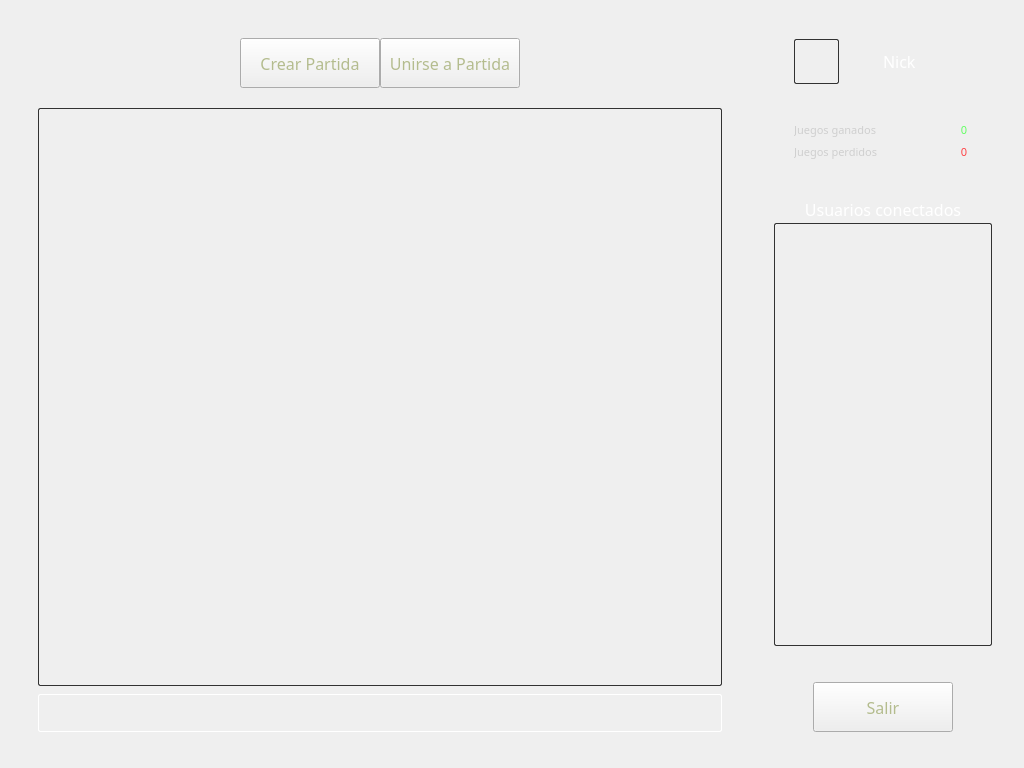
<?xml version="1.0" encoding="UTF-8"?>
<ui version="4.0">
 <class>FormChat</class>
 <widget class="QWidget" name="FormChat">
  <property name="enabled">
   <bool>true</bool>
  </property>
  <property name="geometry">
   <rect>
    <x>0</x>
    <y>0</y>
    <width>1024</width>
    <height>768</height>
   </rect>
  </property>
  <property name="windowTitle">
   <string>Form</string>
  </property>
  <property name="styleSheet">
   <string notr="true">QLineEdit{	
	padding: 0px 8px;
	color: rgb(255, 255, 255);
	selection-background-color: rgba(180, 190, 140, 40);
}

QTextEdit{	
	padding: 4px 2px 0px 8px;
	color: rgb(255, 255, 255);
	selection-background-color: rgba(180, 190, 140, 40);
}

QListView{	
	padding: 8px 8px;
	color: rgb(255, 255, 255);
}
QWidget:disabled{
	color: rgb(120, 120,120);
}
QPushButton:disabled{
	border-image: url(:/stylesheet/button_disabled.png);
}
/*PushButton*/
QPushButton{
	color: rgb(180, 188, 142);
	border-image: url(:/stylesheet/button.png);
}
QPushButton:hover, QPushButton:focus{	
	color: rgb(255, 255, 255);	
	border-image: url(:/stylesheet/button_hover.png);
}
QPushButton:pressed{
	padding-top: 2px;
	border-image: url(:/stylesheet/button_pressed.png);
}
QLabel{
	color: rgb(255, 255, 255);
}

#_te_chat, #_lv_users, #_l_avatar{
	border: 1px solid rgb(50, 50, 50);
	border-radius: 2px;
	background-color: rgba(255, 255, 255, 5);
}


#_le_message{
	border: 1px solid white;
	border-radius: 2px;
	background-color: rgba(255, 255, 255, 5);
}

QScrollBar:vertical {
    border: 1px solid grey;
	background-color: rgba(0, 0, 0, 100);
    width: 20px;
    margin: 22px 0 22px 0;
  }
QScrollBar::handle:vertical {
	border: 1px solid grey;
    min-height: 20px;
	background-color:  rgba(0, 0, 0, 200);
  }

QScrollBar::add-line:vertical {
	border: 1px solid grey;
	background-color: transparent;
	height: 20px;
	subcontrol-position: bottom;
	subcontrol-origin: margin;
	bottom:2px;
  }

QScrollBar::sub-line:vertical {
	border: 1px solid grey;
	background-color: rgba(0, 0, 0, 100);
	height: 20px;
	subcontrol-position: top;
	subcontrol-origin: margin;
  }

QScrollBar::down-arrow:vertical {
	width: 15px;
	height: 15px;
	image: url(:/stylesheet/down_arrow.png);	
  }

QScrollBar::up-arrow:vertical{
	width: 15px;
	height: 15px;
	image: url(:/stylesheet/up_arrow.png);	
  }

QScrollBar::add-page:vertical, QScrollBar::sub-page:vertical {
      background: none;
  }</string>
  </property>
  <widget class="QLabel" name="label">
   <property name="geometry">
    <rect>
     <x>0</x>
     <y>0</y>
     <width>1024</width>
     <height>768</height>
    </rect>
   </property>
   <property name="minimumSize">
    <size>
     <width>1024</width>
     <height>768</height>
    </size>
   </property>
   <property name="text">
    <string/>
   </property>
   <property name="pixmap">
    <pixmap resource="../resources/resources.qrc">:/stylesheet/frame_chat.png</pixmap>
   </property>
  </widget>
  <widget class="QWidget" name="_w_widget_2" native="true">
   <property name="geometry">
    <rect>
     <x>754</x>
     <y>0</y>
     <width>260</width>
     <height>748</height>
    </rect>
   </property>
   <property name="minimumSize">
    <size>
     <width>260</width>
     <height>748</height>
    </size>
   </property>
   <property name="maximumSize">
    <size>
     <width>260</width>
     <height>748</height>
    </size>
   </property>
   <layout class="QVBoxLayout" name="verticalLayout_3">
    <property name="spacing">
     <number>2</number>
    </property>
    <property name="leftMargin">
     <number>20</number>
    </property>
    <property name="topMargin">
     <number>39</number>
    </property>
    <property name="rightMargin">
     <number>22</number>
    </property>
    <property name="bottomMargin">
     <number>16</number>
    </property>
    <item>
     <layout class="QHBoxLayout" name="horizontalLayout_4">
      <property name="spacing">
       <number>4</number>
      </property>
      <item>
       <spacer name="horizontalSpacer">
        <property name="orientation">
         <enum>Qt::Horizontal</enum>
        </property>
        <property name="sizeType">
         <enum>QSizePolicy::Maximum</enum>
        </property>
        <property name="sizeHint" stdset="0">
         <size>
          <width>20</width>
          <height>20</height>
         </size>
        </property>
       </spacer>
      </item>
      <item>
       <widget class="QLabel" name="_l_avatar">
        <property name="minimumSize">
         <size>
          <width>45</width>
          <height>45</height>
         </size>
        </property>
        <property name="maximumSize">
         <size>
          <width>45</width>
          <height>45</height>
         </size>
        </property>
        <property name="font">
         <font>
          <family>Constantia</family>
          <pointsize>11</pointsize>
          <weight>75</weight>
          <bold>true</bold>
         </font>
        </property>
        <property name="text">
         <string/>
        </property>
        <property name="scaledContents">
         <bool>true</bool>
        </property>
        <property name="alignment">
         <set>Qt::AlignCenter</set>
        </property>
       </widget>
      </item>
      <item>
       <layout class="QVBoxLayout" name="verticalLayout_2">
        <property name="spacing">
         <number>0</number>
        </property>
        <item>
         <layout class="QHBoxLayout" name="horizontalLayout_2">
          <property name="spacing">
           <number>6</number>
          </property>
          <item>
           <widget class="QLabel" name="_l_rank">
            <property name="minimumSize">
             <size>
              <width>30</width>
              <height>35</height>
             </size>
            </property>
            <property name="maximumSize">
             <size>
              <width>30</width>
              <height>35</height>
             </size>
            </property>
            <property name="text">
             <string/>
            </property>
            <property name="pixmap">
             <pixmap>:/ranks/rank_1.png</pixmap>
            </property>
           </widget>
          </item>
          <item>
           <spacer name="horizontalSpacer_12">
            <property name="orientation">
             <enum>Qt::Horizontal</enum>
            </property>
            <property name="sizeType">
             <enum>QSizePolicy::Maximum</enum>
            </property>
            <property name="sizeHint" stdset="0">
             <size>
              <width>4</width>
              <height>20</height>
             </size>
            </property>
           </spacer>
          </item>
          <item>
           <widget class="QLabel" name="_l_nick">
            <property name="minimumSize">
             <size>
              <width>60</width>
              <height>24</height>
             </size>
            </property>
            <property name="maximumSize">
             <size>
              <width>16777215</width>
              <height>24</height>
             </size>
            </property>
            <property name="font">
             <font>
              <family>Revue BT</family>
              <pointsize>12</pointsize>
             </font>
            </property>
            <property name="text">
             <string>Nick</string>
            </property>
           </widget>
          </item>
         </layout>
        </item>
       </layout>
      </item>
     </layout>
    </item>
    <item>
     <widget class="QLabel" name="label_2">
      <property name="minimumSize">
       <size>
        <width>0</width>
        <height>32</height>
       </size>
      </property>
      <property name="maximumSize">
       <size>
        <width>16777215</width>
        <height>32</height>
       </size>
      </property>
      <property name="text">
       <string/>
      </property>
      <property name="pixmap">
       <pixmap resource="../resources/resources.qrc">:/menu/menu_middle_2.png</pixmap>
      </property>
      <property name="scaledContents">
       <bool>true</bool>
      </property>
     </widget>
    </item>
    <item>
     <layout class="QHBoxLayout" name="horizontalLayout_3">
      <item>
       <spacer name="horizontalSpacer_2">
        <property name="orientation">
         <enum>Qt::Horizontal</enum>
        </property>
        <property name="sizeType">
         <enum>QSizePolicy::Maximum</enum>
        </property>
        <property name="sizeHint" stdset="0">
         <size>
          <width>20</width>
          <height>20</height>
         </size>
        </property>
       </spacer>
      </item>
      <item>
       <widget class="QLabel" name="_l_game_wins">
        <property name="minimumSize">
         <size>
          <width>140</width>
          <height>15</height>
         </size>
        </property>
        <property name="maximumSize">
         <size>
          <width>16777215</width>
          <height>15</height>
         </size>
        </property>
        <property name="font">
         <font>
          <family>Revue BT</family>
          <pointsize>8</pointsize>
         </font>
        </property>
        <property name="styleSheet">
         <string notr="true">color: rgb(207, 207, 207);</string>
        </property>
        <property name="text">
         <string>Juegos ganados</string>
        </property>
       </widget>
      </item>
      <item>
       <widget class="QLabel" name="_l_wins">
        <property name="minimumSize">
         <size>
          <width>0</width>
          <height>15</height>
         </size>
        </property>
        <property name="maximumSize">
         <size>
          <width>16777215</width>
          <height>15</height>
         </size>
        </property>
        <property name="font">
         <font>
          <family>Revue BT</family>
          <pointsize>8</pointsize>
         </font>
        </property>
        <property name="styleSheet">
         <string notr="true">color: rgb(97, 255, 97);</string>
        </property>
        <property name="text">
         <string>0</string>
        </property>
        <property name="alignment">
         <set>Qt::AlignCenter</set>
        </property>
       </widget>
      </item>
     </layout>
    </item>
    <item>
     <layout class="QHBoxLayout" name="horizontalLayout_5">
      <item>
       <spacer name="horizontalSpacer_3">
        <property name="orientation">
         <enum>Qt::Horizontal</enum>
        </property>
        <property name="sizeType">
         <enum>QSizePolicy::Maximum</enum>
        </property>
        <property name="sizeHint" stdset="0">
         <size>
          <width>20</width>
          <height>20</height>
         </size>
        </property>
       </spacer>
      </item>
      <item>
       <widget class="QLabel" name="_l_game_losses">
        <property name="minimumSize">
         <size>
          <width>140</width>
          <height>15</height>
         </size>
        </property>
        <property name="maximumSize">
         <size>
          <width>140</width>
          <height>15</height>
         </size>
        </property>
        <property name="font">
         <font>
          <family>Revue BT</family>
          <pointsize>8</pointsize>
         </font>
        </property>
        <property name="styleSheet">
         <string notr="true">color: rgb(207, 207, 207);</string>
        </property>
        <property name="text">
         <string>Juegos perdidos</string>
        </property>
       </widget>
      </item>
      <item>
       <widget class="QLabel" name="_l_losses">
        <property name="minimumSize">
         <size>
          <width>0</width>
          <height>15</height>
         </size>
        </property>
        <property name="maximumSize">
         <size>
          <width>16777215</width>
          <height>15</height>
         </size>
        </property>
        <property name="font">
         <font>
          <family>Revue BT</family>
          <pointsize>8</pointsize>
         </font>
        </property>
        <property name="styleSheet">
         <string notr="true">color: rgb(255, 65, 68);</string>
        </property>
        <property name="text">
         <string>0</string>
        </property>
        <property name="alignment">
         <set>Qt::AlignCenter</set>
        </property>
       </widget>
      </item>
     </layout>
    </item>
    <item>
     <widget class="QLabel" name="label_6">
      <property name="minimumSize">
       <size>
        <width>0</width>
        <height>32</height>
       </size>
      </property>
      <property name="maximumSize">
       <size>
        <width>16777215</width>
        <height>32</height>
       </size>
      </property>
      <property name="text">
       <string/>
      </property>
      <property name="pixmap">
       <pixmap resource="../resources/resources.qrc">:/menu/menu_middle.png</pixmap>
      </property>
      <property name="scaledContents">
       <bool>true</bool>
      </property>
     </widget>
    </item>
    <item>
     <widget class="QLabel" name="_l_users_connected">
      <property name="minimumSize">
       <size>
        <width>140</width>
        <height>0</height>
       </size>
      </property>
      <property name="font">
       <font>
        <family>Revue BT</family>
        <pointsize>12</pointsize>
       </font>
      </property>
      <property name="text">
       <string>Usuarios conectados</string>
      </property>
      <property name="alignment">
       <set>Qt::AlignCenter</set>
      </property>
     </widget>
    </item>
    <item>
     <widget class="QListView" name="_lv_users">
      <property name="minimumSize">
       <size>
        <width>0</width>
        <height>384</height>
       </size>
      </property>
      <property name="selectionMode">
       <enum>QAbstractItemView::NoSelection</enum>
      </property>
     </widget>
    </item>
    <item>
     <widget class="QLabel" name="label_7">
      <property name="minimumSize">
       <size>
        <width>0</width>
        <height>32</height>
       </size>
      </property>
      <property name="maximumSize">
       <size>
        <width>16777215</width>
        <height>32</height>
       </size>
      </property>
      <property name="text">
       <string/>
      </property>
      <property name="pixmap">
       <pixmap resource="../resources/resources.qrc">:/menu/menu_middle.png</pixmap>
      </property>
      <property name="scaledContents">
       <bool>true</bool>
      </property>
     </widget>
    </item>
    <item>
     <layout class="QHBoxLayout" name="horizontalLayout_7">
      <item>
       <spacer name="horizontalSpacer_5">
        <property name="orientation">
         <enum>Qt::Horizontal</enum>
        </property>
        <property name="sizeHint" stdset="0">
         <size>
          <width>40</width>
          <height>20</height>
         </size>
        </property>
       </spacer>
      </item>
      <item>
       <widget class="QPushButton" name="_pb_exit">
        <property name="minimumSize">
         <size>
          <width>140</width>
          <height>50</height>
         </size>
        </property>
        <property name="font">
         <font>
          <family>Revue BT</family>
          <pointsize>12</pointsize>
         </font>
        </property>
        <property name="text">
         <string>Salir</string>
        </property>
        <property name="shortcut">
         <string>Esc</string>
        </property>
       </widget>
      </item>
      <item>
       <spacer name="horizontalSpacer_4">
        <property name="orientation">
         <enum>Qt::Horizontal</enum>
        </property>
        <property name="sizeHint" stdset="0">
         <size>
          <width>40</width>
          <height>20</height>
         </size>
        </property>
       </spacer>
      </item>
     </layout>
    </item>
   </layout>
  </widget>
  <widget class="QWidget" name="_w_widget_1" native="true">
   <property name="geometry">
    <rect>
     <x>20</x>
     <y>0</y>
     <width>726</width>
     <height>748</height>
    </rect>
   </property>
   <property name="minimumSize">
    <size>
     <width>726</width>
     <height>748</height>
    </size>
   </property>
   <property name="maximumSize">
    <size>
     <width>726</width>
     <height>748</height>
    </size>
   </property>
   <layout class="QVBoxLayout" name="verticalLayout_4">
    <property name="spacing">
     <number>0</number>
    </property>
    <property name="leftMargin">
     <number>18</number>
    </property>
    <property name="topMargin">
     <number>38</number>
    </property>
    <property name="rightMargin">
     <number>24</number>
    </property>
    <property name="bottomMargin">
     <number>16</number>
    </property>
    <item>
     <layout class="QHBoxLayout" name="horizontalLayout_9">
      <item>
       <spacer name="horizontalSpacer_8">
        <property name="orientation">
         <enum>Qt::Horizontal</enum>
        </property>
        <property name="sizeHint" stdset="0">
         <size>
          <width>40</width>
          <height>20</height>
         </size>
        </property>
       </spacer>
      </item>
      <item>
       <widget class="QPushButton" name="_pb_create_game">
        <property name="minimumSize">
         <size>
          <width>140</width>
          <height>50</height>
         </size>
        </property>
        <property name="font">
         <font>
          <family>Revue BT</family>
          <pointsize>12</pointsize>
         </font>
        </property>
        <property name="text">
         <string>Crear Partida</string>
        </property>
        <property name="shortcut">
         <string>Alt+C</string>
        </property>
       </widget>
      </item>
      <item>
       <widget class="QPushButton" name="_pb_join_game">
        <property name="minimumSize">
         <size>
          <width>140</width>
          <height>50</height>
         </size>
        </property>
        <property name="font">
         <font>
          <family>Revue BT</family>
          <pointsize>12</pointsize>
         </font>
        </property>
        <property name="text">
         <string>Unirse a Partida</string>
        </property>
        <property name="shortcut">
         <string>Alt+U</string>
        </property>
       </widget>
      </item>
      <item>
       <spacer name="horizontalSpacer_9">
        <property name="orientation">
         <enum>Qt::Horizontal</enum>
        </property>
        <property name="sizeHint" stdset="0">
         <size>
          <width>40</width>
          <height>20</height>
         </size>
        </property>
       </spacer>
      </item>
     </layout>
    </item>
    <item>
     <layout class="QHBoxLayout" name="horizontalLayout_8">
      <property name="spacing">
       <number>0</number>
      </property>
      <item>
       <spacer name="horizontalSpacer_6">
        <property name="orientation">
         <enum>Qt::Horizontal</enum>
        </property>
        <property name="sizeHint" stdset="0">
         <size>
          <width>40</width>
          <height>20</height>
         </size>
        </property>
       </spacer>
      </item>
      <item>
       <widget class="QLabel" name="label_8">
        <property name="text">
         <string/>
        </property>
        <property name="pixmap">
         <pixmap resource="../resources/resources.qrc">:/menu/menu_middle.png</pixmap>
        </property>
       </widget>
      </item>
      <item>
       <spacer name="horizontalSpacer_7">
        <property name="orientation">
         <enum>Qt::Horizontal</enum>
        </property>
        <property name="sizeHint" stdset="0">
         <size>
          <width>40</width>
          <height>20</height>
         </size>
        </property>
       </spacer>
      </item>
     </layout>
    </item>
    <item>
     <widget class="QTextEdit" name="_te_chat">
      <property name="font">
       <font>
        <family>Constantia</family>
        <pointsize>10</pointsize>
        <weight>75</weight>
        <bold>true</bold>
       </font>
      </property>
      <property name="horizontalScrollBarPolicy">
       <enum>Qt::ScrollBarAlwaysOff</enum>
      </property>
      <property name="readOnly">
       <bool>true</bool>
      </property>
      <property name="html">
       <string>&lt;!DOCTYPE HTML PUBLIC &quot;-//W3C//DTD HTML 4.0//EN&quot; &quot;http://www.w3.org/TR/REC-html40/strict.dtd&quot;&gt;
&lt;html&gt;&lt;head&gt;&lt;meta name=&quot;qrichtext&quot; content=&quot;1&quot; /&gt;&lt;style type=&quot;text/css&quot;&gt;
p, li { white-space: pre-wrap; }
&lt;/style&gt;&lt;/head&gt;&lt;body style=&quot; font-family:'Constantia'; font-size:10pt; font-weight:600; font-style:normal;&quot;&gt;
&lt;p style=&quot;-qt-paragraph-type:empty; margin-top:0px; margin-bottom:0px; margin-left:0px; margin-right:0px; -qt-block-indent:0; text-indent:0px;&quot;&gt;&lt;br /&gt;&lt;/p&gt;&lt;/body&gt;&lt;/html&gt;</string>
      </property>
     </widget>
    </item>
    <item>
     <spacer name="verticalSpacer">
      <property name="orientation">
       <enum>Qt::Vertical</enum>
      </property>
      <property name="sizeType">
       <enum>QSizePolicy::Minimum</enum>
      </property>
      <property name="sizeHint" stdset="0">
       <size>
        <width>20</width>
        <height>8</height>
       </size>
      </property>
     </spacer>
    </item>
    <item>
     <widget class="QLineEdit" name="_le_message">
      <property name="minimumSize">
       <size>
        <width>0</width>
        <height>38</height>
       </size>
      </property>
      <property name="font">
       <font>
        <family>Constantia</family>
        <pointsize>12</pointsize>
        <weight>75</weight>
        <bold>true</bold>
       </font>
      </property>
      <property name="text">
       <string/>
      </property>
     </widget>
    </item>
   </layout>
  </widget>
 </widget>
 <resources>
  <include location="../resources/resources.qrc"/>
 </resources>
 <connections/>
</ui>
